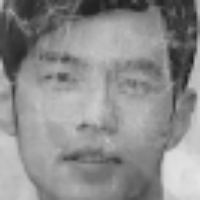
#> input picture 最终运行项目/PC端/dataset/1/0.png, 200 x 200 px, given in place of the camera
$ python face_detector.py
#> lines starting #> are read from the running program, lines starting #| are printed output that depends on the picture
# -*- coding: utf-8 -*-

import os
import cv2
import numpy as np


class Face_detector:

    def face_find(self, frame):
        area = 0
        X, Y, W, H = -1, -1, 0, 0  # 左上角坐标和宽、高
        face_cascade = cv2.CascadeClassifier('./haarcascade_frontalface_default.xml')
        x, y = frame.shape[0:2]
        # print(middle) # the middle of the Cap equal 160
        small_frame = cv2.resize(frame, (int(y / 2), int(x / 2)))
        result = small_frame.copy()
        gray = cv2.cvtColor(small_frame, cv2.COLOR_BGR2GRAY)
        faces = face_cascade.detectMultiScale(gray, 1.3, 5)
        for (x, y, w, h) in faces:
            result = cv2.rectangle(result, (x, y), (x + w, y + h), (255, 0, 0), 2)
            if (w * h > area):
                area = w * h
                X, Y, W, H = (x, y, w, h)
        # cv2.imshow("recognize_face", result)

        # max_index, max_number = max(enumerate(maxtrix), key=operator.itemgetter(1))
        # print(names[max_index])
        cv2.waitKey(20)
        return int(X + W / 2), int(Y + H / 2)


# 主函数
if __name__ == '__main__':

    a = Face_detector()

    cap = cv2.VideoCapture(0)
    while True:
        ret, frame = cap.read()
#> frame is the input picture: shape (200, 200, 3); min 33, max 229, mean 140.5
        # print(frame.shape)
        frame= cv2.flip(frame,-1,dst=None) #镜像镜像
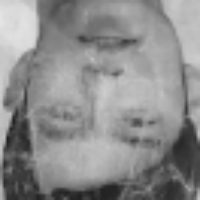
#> frame: shape (200, 200, 3); min 33, max 229, mean 140.5
        Key = chr(cv2.waitKey(15) & 255)
#> (key Esc is pressed here)
        if Key == 'q':
            cv2.destroyAllWindows()
            break
        x, y = a.face_find(frame)
#> in face_find, `faces = face_cascade.detectMultiScale(gray, 1.3, 5)`: faces = ()
#> after the loop in face_find, `for (x, y, w, h) in faces:`: H = 0; X = -1; area = 0
#> x = -1; y = -1
        print("x:", x, "y:", y)
#| x: -1 y: -1
